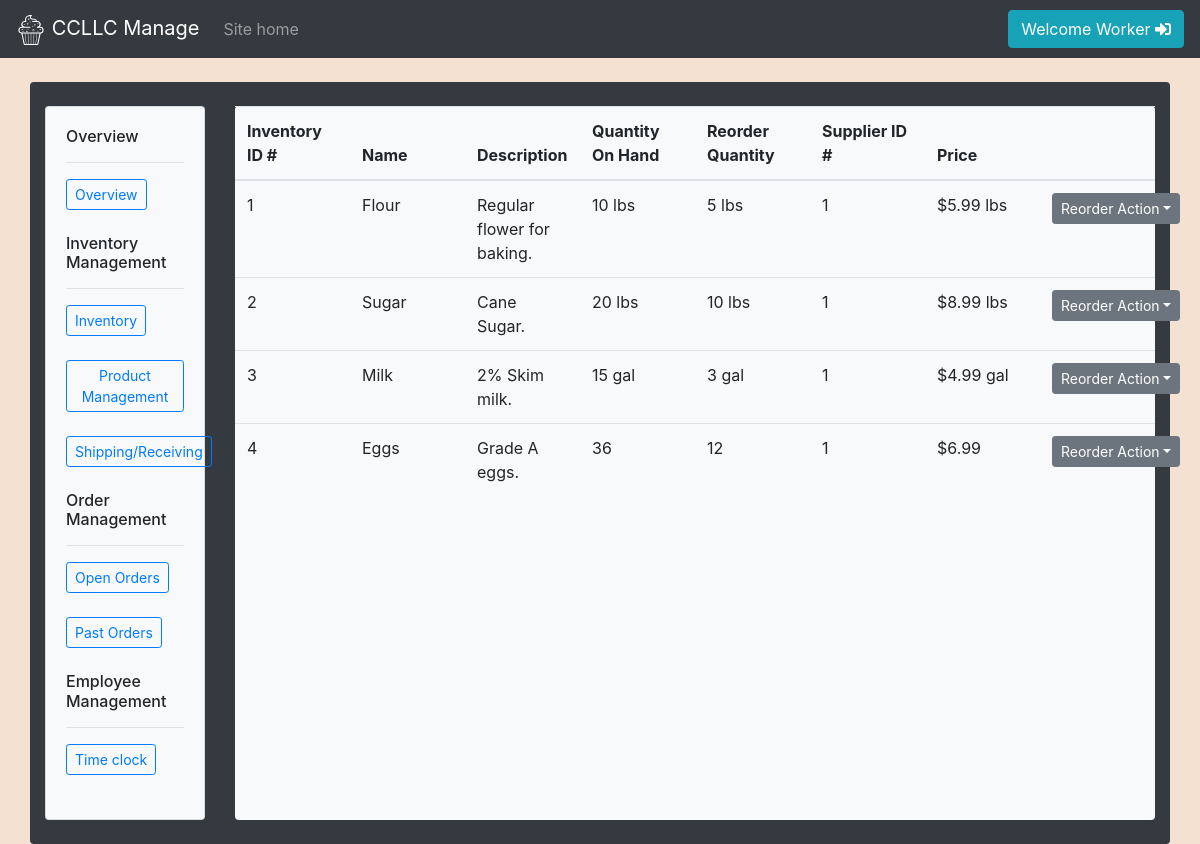
The app's page /manage/inventory.php (signed in), older data.
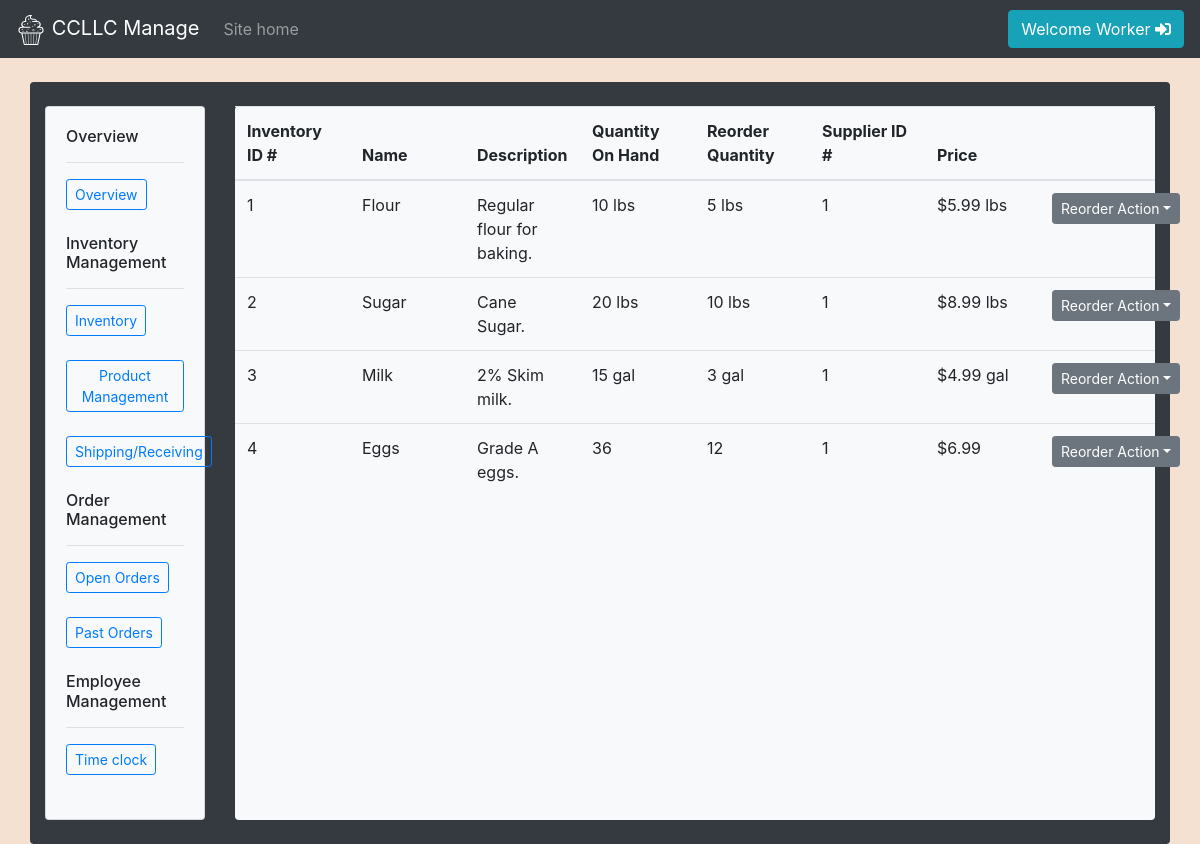
The same page, newer data.
### tables this page shows
CREATE TABLE invTest(
  inv_id int(10) NOT NULL AUTO_INCREMENT,
  name varchar(25) NOT NULL,
  description varchar(100) NOT NULL,
  quantity_on_hand int(10) NOT NULL,
  quantity_reorder int(10) NOT NULL,
  weight_unit varchar(20) NOT NULL,
  supplier_id int NOT NULL,
  price decimal(8,2) NOT NULL,
  PRIMARY KEY (inv_id)
);

### src/backend/db.php (called while the page is built, shortened)
<?php
class db{
  private $servername = "172.17.0.1";
  private $username = "webuser";
  private $userpass = "webpass";
  private $dbname = "ism452";
  private $conn;
  private function initConnection(){
    $this->conn = new mysqli($this->servername, $this->username, $this->userpass, $this->dbname);
  }
  public function queryDatabase($sqlStatement){
    $result = $this->conn->query($sqlStatement);
    return $result;
  }
}
?>

### src/manage/inventory.php (the view, shortened to what this page needs)
<!DOCTYPE html>
<html lang="en" dir="ltr">
  <head>
    <link rel="stylesheet" href="https://stackpath.bootstrapcdn.com/bootstrap/4.3.1/css/bootstrap.min.css">
    <link rel="stylesheet" href="https://use.fontawesome.com/releases/v5.7.2/css/all.css">
    <link rel="stylesheet" href="/css/master.css">
  </head>
  <body>
    <?php
      include 'manageTopNav.php';
    ?>
    <br>
    <div class="container-fluid bg-dark rounded" style="max-width:95% !important;">
      <br>
      <div class="row content">
        <div class="col-sm-2 sidenav">
          <?php include 'manageSideNav.php'; ?>
        </div>
        <div class="col-sm-10">
          <div class="container-fluid px-0 h-100 bg-light rounded" style="max-width:100% !important;">
            <div class="row">
              <div class="col">
                <table class="table table-hover">
                  <thead>
                    <tr>
                      <th scope="col">Inventory ID #</th>
                      <th scope="col">Name</th>
                      <th scope="col">Description</th>
                      <th scope="col">Quantity On Hand</th>
                      <th scope="col">Reorder Quantity</th>
                      <th scope="col">Supplier ID #</th>
                      <th scope="col">Price</th>
                      <th scope="col"></th>
                    </tr>
                  </thead>
                  <tbody>
                    <?php
                    include '../backend/db.php';
                    $db = new db;
                    $sql="SELECT * FROM invTest";
                    $result = $db->queryDatabase($sql);
                    if ($result->num_rows > 0) {
                      while($row = $result->fetch_assoc()) {
                        echo '
                        <tr>
                          <td>'.$row["inv_id"].'</td>
                          <td>'.$row["name"].'</td>
                          <td>'.$row["description"].'</td>
                          <td>'.$row["quantity_on_hand"]. " " . $row["weight_unit"] .'</td>
                          <td>'.$row["quantity_reorder"]. " " . $row["weight_unit"] .'</td>
                          <td>'.$row["supplier_id"].'</td>
                          <td>$'.$row["price"]. " " . $row["weight_unit"] .'</td>
                          <td>
                            <div class="dropdown">
                              <button class="btn btn-secondary btn-sm dropdown-toggle" id="reorder-action" data-toggle="dropdown">Reorder Action</button>
                              <div class="dropdown-menu">
                                <button class="dropdown-item">Reorder Automatically</button>
                                <button class="dropdown-item">Don\'t Reorder</button>
                                <button class="dropdown-item">Reorder Now</button>
                              </div>
                            </div>
                          </td>
                        </tr>
                        ';
                      }
                    }
                    ?>
                  </tbody>
                </table>
              </div>
            </div>
            </div>
          </div>
        </div>
        <br>
      </div>
  </body>
</html>

### src/manage/manageTopNav.php (shortened to what this page needs)
<nav class="navbar navbar-expand-md navbar-dark bg-dark">
  <a class="navbar-brand" href="../index.php">
    <img src="../img/logoWhite.svg" width="30" height="30" alt="logo">
    CCLLC Manage
  </a>
  <ul class="nav navbar-nav">
    <li><a class="nav-item nav-link" href="../index.php">Site home</a></li>
  </ul>
  <ul class="nav navbar-nav ml-auto">
    <li><a class="btn btn-info navbar-btn" href="../backend/logout.php" data-toggle="tooltip" data-placement="bottom" title="Logout">Welcome <?php echo $_COOKIE["emp"]; ?> <i class="fas fa-sign-in-alt"></i></a></li>
  </ul>
</nav>

### src/manage/manageSideNav.php (shortened to what this page needs)
<div class="card bg-light">
        <div class="card-body">
          <h6>Overview</h6>
          <hr>
          <a class="btn btn-outline-primary btn-sm" href="manage.php">Overview</a>
          <br>
          <br>
          <h6>Inventory Management</h6>
          <hr>
          <a class="btn btn-outline-primary btn-sm" href="inventory.php">Inventory</a>
          <br>
          <br>
          <a class="btn btn-outline-primary btn-sm" href="productMgt.php">Product Management</a>
          <br>
          <br>
          <a class="btn btn-outline-primary btn-sm" href="shipping.php">Shipping/Receiving</a>
          <br>
          <br>
          <h6>Order Management</h6>
          <hr>
          <a class="btn btn-outline-primary btn-sm" href="#">Open Orders</a>
          <br>
          <br>
          <a class="btn btn-outline-primary btn-sm" href="#">Past Orders</a>
          <br>
          <br>
          <h6>Employee Management</h6>
          <hr>
          <a class="btn btn-outline-primary btn-sm" href="timeclock.php">Time clock</a>
          <br>
          <br>
        </div>
      </div>

### src/css/master.css (style rules this page uses)
body { background-color: #f4e1d2; }
table { table-layout: fixed; }
.container-fluid { max-width: 80% !important; }

Row changes from the older to the newer data that the page shows:
changed invtest "Flour": description "Regular flower for baking." → "Regular flour for baking."
